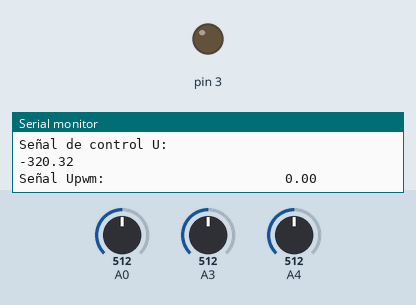
Simulated run of this program. Board: Arduino Uno, built with avr-gcc and run on an emulated ATmega328P. Parts: output pins drawn as LEDs (lit = HIGH), the last lines printed to the serial monitor. The inputs (shaded band) are chosen by the test bench; at power-on: A4 = 512, A0 = 512, A3 = 512.

Above: at 1.2 s.
1.3 s: A4 set to 716
At 3.02 s:
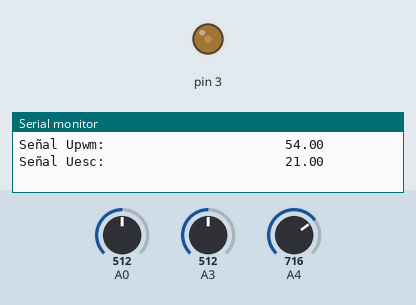
At 3.9 s:
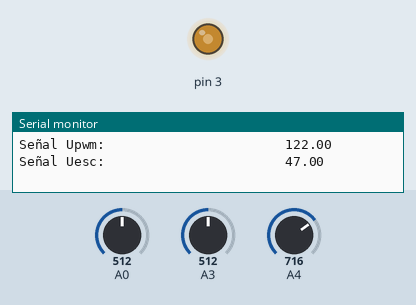
4.3 s: A0 set to 716
7.3 s: A4 set to 900
At 9.6 s:
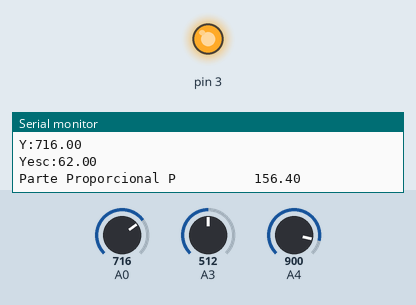
10.2 s: A0 set to 1023
At 12.51 s:
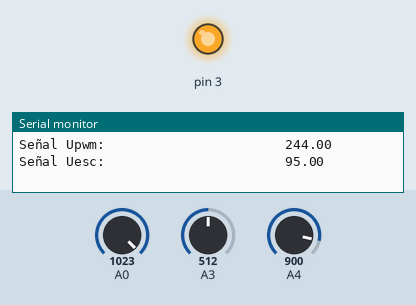
13.2 s: A3 set to 109
16.2 s: A3 set to 91
Timing chart, 0 to 19.2 s (numbered marks = the images above; inputs shaded):
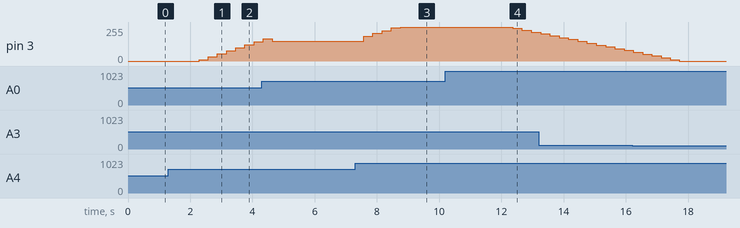

The program:

main.cpp
```cpp
/*
 * Este programa sirve de plantilla para utilizar la librería
 * TaskScheduler en el curso IE0731: Sistemas en Tiempo discreto
 *
 * Se recomienda revisar la documentación que está
 * en el sitio virtual del curso, junto con la librería.
 * El sitio donde el autor de la librería aloja el código es el siguiente:
 * https://github.com/arkhipenko/TaskScheduler
 */
#include "Arduino.h"
#include <../lib/TaskScheduler.h> //Se carga la librería del Scheduler
Scheduler RealTimeCore; //Esto crea un objeto del tipo Scheduler (definido por
// la librería). En este caso, el objeto se llama RealTimeCore, pero se puede
// poner cualquier nombre

// Se deben definir los prototipos de las funciones de cada una de las tareas,
// en este caso se definen tres funciones. En inglés es lo que se llaman
// Callbacks. Se puede poner el nombre que quiera.
void tarea01Fun();

// Acá se crean las tareas, son de tipo Task definidos por la libreria
Task tarea01(100, TASK_FOREVER, &tarea01Fun, &RealTimeCore); // Tarea que se
// repite cada 100 milisegundos indefinidamente, de acuerdo con el Ts elegido

// Parametros necesarios del PID
int     M;
int     X;
int     sp;
float   Xesc;
float   spesc;
int     i       =   0;
int     j       =   0;
// Constantes del PI
float   kp      =   0.85;
float   ti      =   0.019;
float   ts      =   0.01;
int     B       =   1;
float   Iante   =   0;
float   SPante  =   0;
float   Yante   =   716;
float   SPesc;
float   Yesc;
float   Sp;
float   Y;
float   I;
float   P;
float   U;
float   Uesc;
float   Upwm;

// Contenido de la función a ejecutarse.
void tarea01Fun() {
  // Señal M, proveniente de A3
  M     =   analogRead(A3);
  Serial.print("Señal M:");
  Serial.println(M);


  if (M == 1023) {
    //Entra en modo manual
    if (i == 0) {
      Serial.println("Entrando al modo Manual");
      i++;
      }
    // Señal X proveniente de A4
    X   =   analogRead(A5);
    Serial.print("Señal X:");
    Serial.println(X);
    // Escalado enre 0 y 100
    Xesc = map(X,0,808,0,100);
    Serial.print("Señal Xesc:");
    Serial.println(Xesc);
    Serial.print("\n");
    }
    else {
      //Entra en modo Automatico
      if (j == 0) {
        Serial.println("Entrando al modo Automático");
        j++;
        }
        // Definicion de ecuacion u del controlador
        // Lectura de Set Point Sp proveniente de A4
        Sp      =   analogRead(A4);
        Serial.print("Señal SP:");
        Serial.println(Sp);
        //SPesc=Sp/10.23;
        SPesc   =   map(Sp,0,1023,0,100);
        Serial.print("SP escalado:");
        Serial.println(SPesc);

        // Salida de la planta, analogica
        Y       =   analogRead(A0);
        Serial.print("Y:");
        Serial.println(Y);
        Yesc    =   map(Y,204.6,1023,0,100);
        Serial.print("Yesc:");
        Serial.println(Yesc);

        P       =   kp*(B*Sp - Y);
        Serial.print("Parte Proporcional P          ");
        Serial.println(P);
        I       =   Iante + ((kp*ts)/(ti))*(SPante - Yante);
        Serial.print("Parte Integral I             ");
        Serial.println(I);
        //Señal a pin PWM
        U       =   P + I;
        Serial.print("Señal de control U:                       ");
        Serial.println(U);
        //analogWrite()

        if (U >= 1023) {
         //Sature a 1023
         U      =   1023;
         Upwm   =   map(U,0,1023,0,255);
         analogWrite(3,Upwm);
         Serial.print("Señal Upwm:                       ");
         Serial.println(Upwm);
         Uesc   =   map(U,0,1023,0,100);
         Serial.print("Señal Uesc:                       ");
         Serial.println(Uesc);
        }
        else if (U <= 0) {
          //Sature a 0
          U     =   0;
          Upwm  =   map(U,0,1023,0,255);
          analogWrite(3,Upwm);
          Serial.print("Señal Upwm:                       ");
          Serial.println(Upwm);
          Uesc  =   map(U,0,1023,0,100);
          Serial.print("Señal Uesc:                       ");
          Serial.println(Uesc);
        }
        else {
          //Solo escriba
         Upwm   =   map(U,0,1023,0,255);
         analogWrite(3,Upwm);
         Serial.print("Señal Upwm:                       ");
         Serial.println(Upwm);
         Uesc   =   map(U,0,1023,0,100);
         Serial.print("Señal Uesc:                       ");
         Serial.println(Uesc);
        }

        // Actualizacion de valores anteriores
        Iante   =   I;
        SPante  =   Sp;
        Yante   =   Y;

    }
}

void setup() {
  // El código que se ponga acá se ejecuta una única vez al inicio:
  Serial.begin(9600); //se inicia la comunicación serial a 9600 bauds
  RealTimeCore.init(); //Inicializa el scheduler
  Serial.println("Se inicializo el Scheduler");
  RealTimeCore.addTask(tarea01); //Se agrega la tarea 01 al scheduler
  Serial.println("Se agregaron las tareas al Scheduler");
  tarea01.enable(); // Se pone el flag de enable para la tarea 01. Por default, las tareas están desabilitadas

}

void loop() {
  // Acá va el código que se repite indefinidamente:
  RealTimeCore.execute(); // Cuando se usa un scheduler, esta instrucción es la única que debería estar en el loop

}
```

Measured:
- after the input at 1.3 s, pin 3: moves from 0/255 to 145/255 over 1.8 s, starting after 0.99 s
- after the input at 7.3 s, pin 3: moves from 147/255 to 255/255 over 1.2 s, starting after 0.28 s
- after the input at 10.2 s, pin 3: 255/255 → 244/255 after 2.2 s, → 230/255 0.30 s later, → 216/255 0.30 s later
